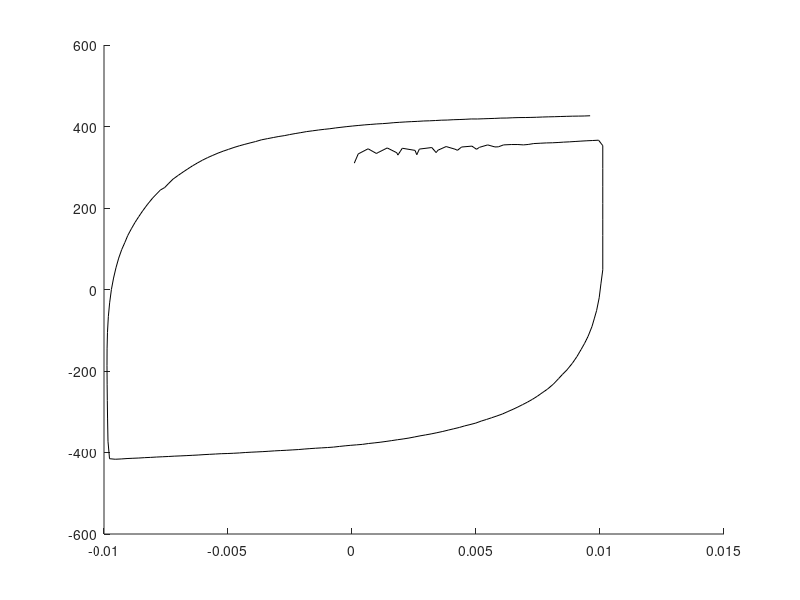

This figure's MATLAB source:
Data = [9.21202E-05	310.0804591
0.000250649	332.7025227
0.000648963	345.3289876
0.000985235	333.7973751
0.001051812	336.0630841
0.001421168	347.3877753
0.001807262	335.5773661
0.001848609	329.8784979
0.002027848	346.6431477
0.002541734	341.4074955
0.002611844	330.7994594
0.002716606	344.6115757
0.003217192	348.400912
0.003393422	335.9908646
0.003464349	341.7853488
0.003795419	350.7942695
0.004153452	344.3541455
0.004251939	341.5790812
0.004418464	349.6614322
0.004836611	351.8712992
0.005020982	344.0948918
0.005140585	348.9330101
0.005470281	354.8382835
0.005764951	349.8138878
0.005903096	350.1613945
0.006109788	354.843135
0.006422151	355.7550474
0.006688937	355.7706335
0.00691162	354.8867967
0.007104092	355.9157605
0.007328033	358.1403879
0.00758825	358.9445048
0.007838772	359.7147306
0.00807972	360.0541518
0.008309534	360.7512296
0.008531088	361.6498267
0.008764495	362.3243336
0.00899517	363.2264747
0.009230049	364.1423095
0.009471708	364.9881958
0.009706093	365.6212426
0.009942452	366.4183406
0.010112002	352.9891696
0.010112002	296.7398853
0.010112002	252.0814272
0.010112002	211.3819645
0.010112002	170.9683001
0.010112002	132.7742571
0.010112002	87.15896868
0.010112002	48.48326336
0.010036987	13.89261375
0.009967333	-20.16925371
0.009864225	-51.28418846
0.009767219	-71.99635465
0.009677936	-90.61266867
0.00951945	-114.8813031
0.009376178	-132.4007734
0.00923621	-147.386258
0.0090693	-164.6933966
0.008886368	-180.9108954
0.008662555	-197.5885825
0.008491249	-208.0253771
0.008330123	-218.680189
0.008120208	-232.1820266
0.007878056	-244.7050481
0.007672753	-253.2863119
0.007476602	-261.7659214
0.007277069	-269.4364254
0.007075527	-276.3647963
0.006878079	-282.4900654
0.006685008	-288.4206449
0.006489008	-294.0802208
0.006288831	-299.3875419
0.006065728	-305.4835999
0.00583995	-310.3705068
0.005626338	-314.7884173
0.005420244	-318.9441496
0.005215081	-322.7909105
0.004990272	-327.7858886
0.004758112	-331.4902406
0.004539602	-334.7437974
0.004327939	-338.5286954
0.004102716	-341.7849359
0.003881674	-345.0128254
0.003660209	-348.3300344
0.003422982	-351.4312732
0.00319157	-354.3647454
0.002961349	-356.8647289
0.002743956	-359.162505
0.002530921	-361.7254526
0.002295819	-364.4862724
0.002061008	-366.7564197
0.001831256	-368.6855632
0.001602263	-370.7937244
0.001372356	-372.8306638
0.001130759	-374.8310637
0.000893247	-376.4776257
0.000663266	-377.9473724
0.000422565	-380.0304513
0.000181482	-381.2329962
-5.0187E-05	-382.3358997
-0.000275697	-383.6070518
-0.000500905	-385.0274594
-0.000745579	-386.7248057
-0.000993346	-387.8171462
-0.001234829	-388.6693288
-0.001467724	-389.5107423
-0.001699013	-390.4838985
-0.001928892	-391.5469249
-0.002165407	-392.779438
-0.002412985	-393.6553268
-0.002652289	-394.544806
-0.002889023	-395.2450837
-0.003122552	-395.9861674
-0.003352892	-396.9202378
-0.003594155	-397.8513836
-0.003833978	-398.5685893
-0.004068426	-399.2295744
-0.004304421	-400.044013
-0.004540229	-401.0676782
-0.004788164	-401.8825984
-0.005033715	-402.509005
-0.005272305	-402.9323782
-0.005505298	-403.7119973
-0.005737466	-404.4343981
-0.005967097	-405.2008741
-0.006203428	-406.1620569
-0.006445255	-406.9086798
-0.006689157	-407.684583
-0.006930792	-408.3550988
-0.007169333	-408.9491291
-0.007408027	-409.7991439
-0.007648003	-410.4660469
-0.007884377	-411.1330878
-0.008119477	-411.9641447
-0.00835875	-412.6409569
-0.008596679	-413.5444742
-0.008835982	-414.1506152
-0.009071651	-414.8204087
-0.009305545	-415.8331325
-0.009546779	-416.5309671
-0.00977769	-415.2480481
-0.009839261	-372.4088733
-0.009856785	-315.4881099
-0.009866888	-272.225648
-0.009874077	-232.3154382
-0.009879432	-187.132916
-0.00987612	-145.6261368
-0.009860278	-105.1135191
-0.009825141	-66.55058567
-0.009772821	-32.70668724
-0.009701136	0.243261389
-0.009614772	28.07725998
-0.00951741	53.356971
-0.00940739	77.00239869
-0.009285001	98.10700225
-0.009159223	115.3613267
-0.00904373	132.344037
-0.008893462	149.4165742
-0.008746984	164.7918855
-0.008602365	178.437147
-0.008444035	192.6768857
-0.008257802	208.0171883
-0.008037562	224.5164944
-0.007729688	243.9771593
-0.00755116	250.3066488
-0.007408414	259.3029423
-0.007217686	270.8452208
-0.006998678	280.4713787
-0.006808728	288.4311217
-0.00662268	295.9778823
-0.006431839	303.4699537
-0.006240807	310.2198403
-0.006033444	317.2460119
-0.005821303	323.671341
-0.005616504	329.1209678
-0.005404307	334.6726446
-0.005193446	339.4977916
-0.004979197	343.9530333
-0.004759693	348.5841272
-0.004542899	352.6192298
-0.004322333	356.2835327
-0.004106827	359.7310739
-0.003890966	363.0279488
-0.003654612	367.2483652
-0.003410127	370.1994535
-0.003174141	372.9376341
-0.002949324	375.5418694
-0.002732748	377.5284723
-0.002515861	380.1796727
-0.002292311	382.6569823
-0.002064308	384.9712046
-0.001827034	387.545678
-0.001583518	389.4605088
-0.001346452	391.4385784
-0.001116652	393.0985248
-0.00089204	394.5364109
-0.00067344	396.3977391
-0.000445396	398.0707258
-0.000206142	399.7502494
3.023E-05	401.2436335
0.000275683	402.6621143
0.00051754	404.017459
0.000758098	405.1300997
0.000998968	406.2947285
0.001225083	407.0126565
0.001451158	408.0422742
0.001687029	409.3821358
0.001924631	410.3367815
0.002172064	411.2666885
0.002409849	411.9805221
0.002651245	412.657025
0.002893097	413.5747176
0.003126142	413.9747631
0.003361552	414.6611059
0.003599488	415.5165229
0.003840376	415.8416309
0.004079396	416.6465042
0.004318477	417.0871842
0.004560407	417.6921555
0.004808043	418.5099313
0.005053774	418.4493415
0.005286372	418.9556002
0.00552163	419.4401825
0.005757718	419.9179181
0.005998588	420.6560085
0.006243019	420.8098749
0.00648617	421.4758147
0.006732715	421.9114364
0.006983067	422.0100116
0.007214191	422.3115509
0.00744413	422.7007927
0.007679693	423.2824018
0.007913386	423.7000292
0.008156186	424.027477
0.0083955	424.5158098
0.008639333	424.9403181
0.008886694	425.355021
0.009124905	425.5356213
0.009363744	425.7842089
0.009601636	426.3701533];

hold on
plot(Data(:,1),Data(:,2),'k-')
